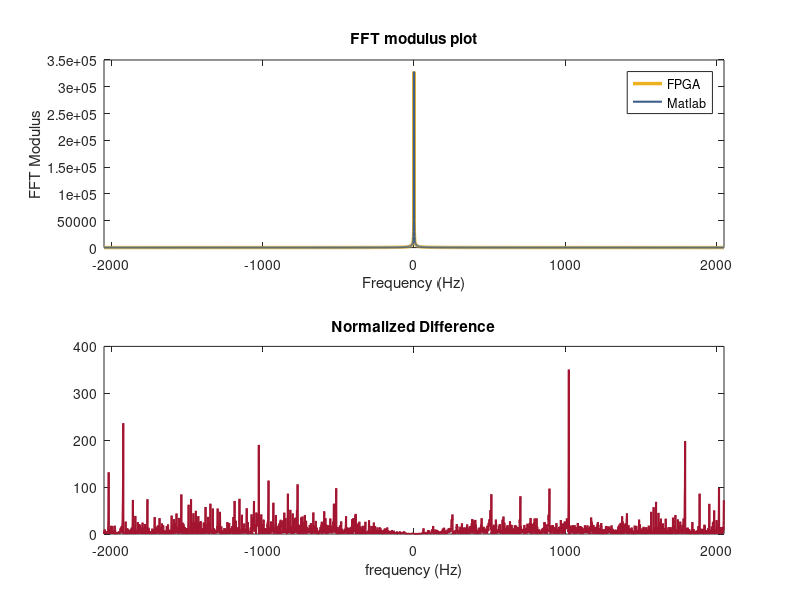

Write MATLAB code to recreate this figure. (Note: this script raises an error after producing the figure.)

%%Collect the data from files

%Collect the input data
Input_fileID       = fopen('input_FFT.txt');
Input_data_cell    = textscan(Input_fileID, '%f%f');
fclose(Input_fileID);
Input_data         = Input_data_cell{1}+Input_data_cell{2}*1i;

%Collect the output data from FPGAs FFT
Output_fileID = fopen('output_FFT.txt');
Output_data_cell    = textscan(Output_fileID, '%f%f');
fclose(Output_fileID);
Output_data         = Output_data_cell{1}+Output_data_cell{2}*1i;

%%FFT operations and error calculation
Z = fft(Input_data);
%data reordering and flipping
Output_data = bitrevorder(flip(Output_data));
%modulus calculation
modZ_CPU  = abs(Z);
modZ_FPGA = abs(Output_data);
n_points  = length(modZ_CPU);
CPU_Results = [modZ_CPU((n_points/2+1):n_points);modZ_CPU(1:n_points/2)];
FPGA_Results = [modZ_FPGA((n_points/2+1):n_points);modZ_FPGA(1:n_points/2)];


%% Plot
f = (-n_points/2:(n_points/2-1));

figure
subplot(2,1,1)
plot(f,FPGA_Results,'color',[0.9290 0.6940 0.1250],"LineWidth",2.5)
title('FFT modulus plot')
hold on
plot(f,CPU_Results, 'color','#3E5F8A',"LineWidth",1.5)
xlabel('Frequency (Hz)')
ylabel('FFT Modulus')
xlim([-2048 2048]);
hold off
legend('FPGA','Matlab')

%%Mean square error calculation
mean = 1/n_points * sum(modZ_CPU);
RMS = 1/(n_points-1) * sum((modZ_FPGA-mean).^2);
rel_RMS = RMS/mean;

%%Normalizaton
norm_CPU  = modZ_CPU/max(modZ_CPU);
norm_FPGA = modZ_FPGA/max(modZ_FPGA);

%%Error Calculation and plot
error = abs((modZ_CPU)-(modZ_FPGA))./(modZ_CPU);
%error = 2*(abs((modZ_CPU-modZ_FPGA))./(modZ_CPU+modZ_FPGA)); %Relative Percent Difference
%error = 2*(abs((norm_FPGA-norm_CPU))./(norm_CPU+norm_FPGA));
%error(isnan(error))=0; % the 0/0 indeterminate form gives now a 0% deviation
%error = abs((modZ_CPU-modZ_FPGA)./RMS);    %Sigma related error (not good)
%error = abs(norm_CPU-norm_FPGA);
plot_error = [error((n_points/2+1):n_points);error(1:n_points/2)];
subplot(2,1,2)
plot(f,plot_error*100, 'color',[0.6350 0.0780 0.1840],"LineWidth",1.5)
title('Normalized Difference')
xlabel('frequency (Hz)')
xlim([-2048 2048]);
ytickformat('percentage')
